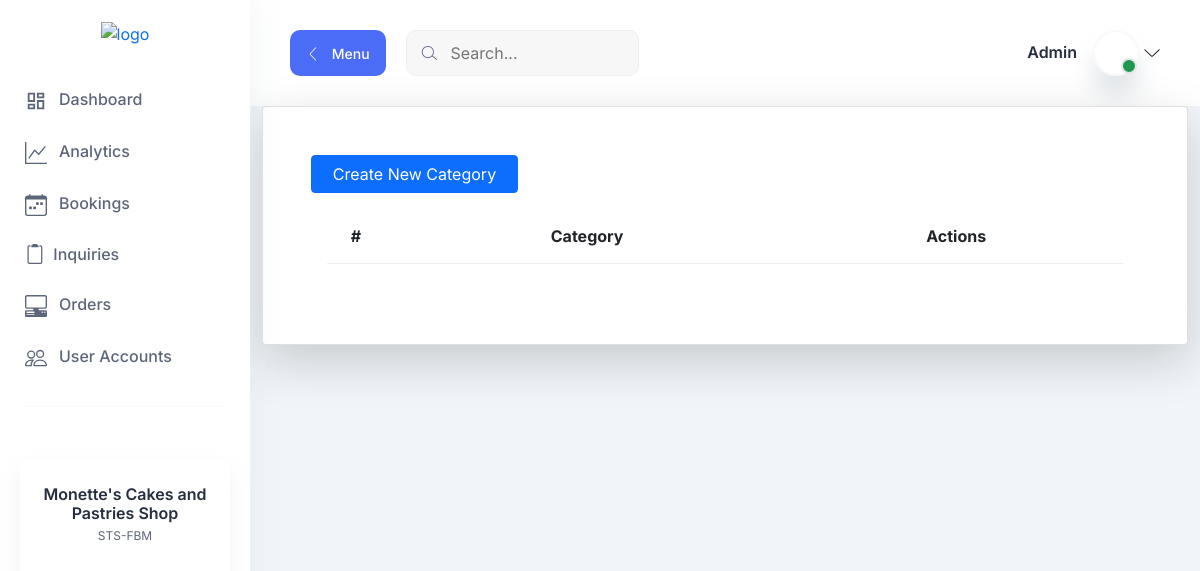
The page /category-list (signed in) on the database as committed earlier.
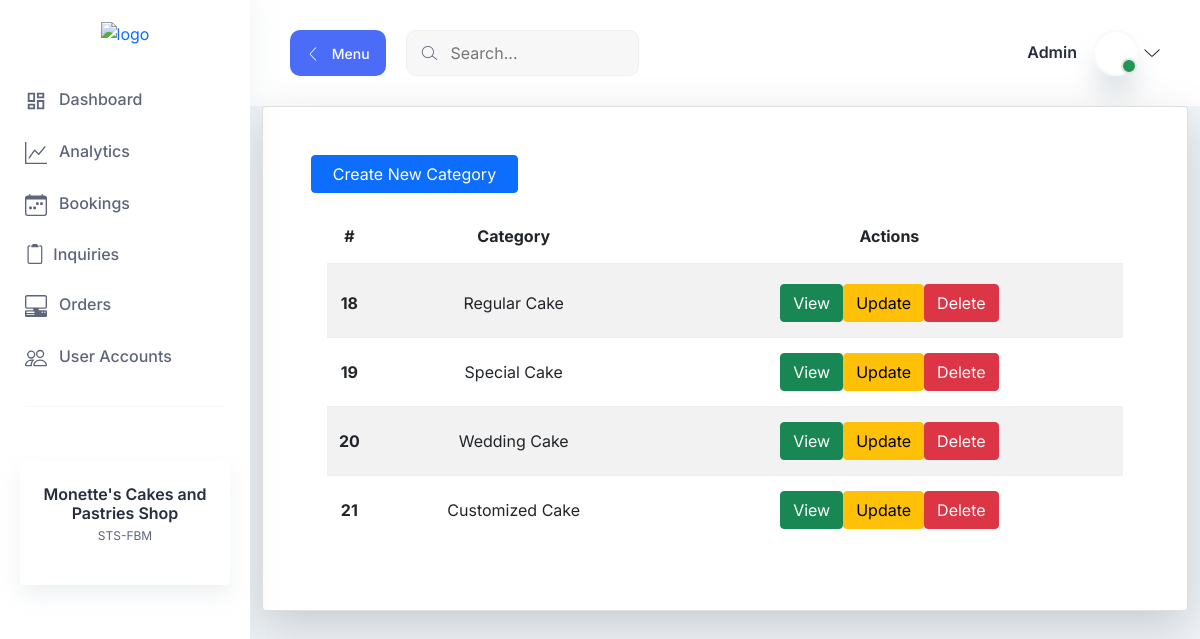
The same page on the database as committed later.
### products/models.py (models this page shows, shortened)
class Category(models.Model):
    category = models.CharField(max_length=255)
    class Meta:
        verbose_name = "Category"

### products/views.py (the view)
# urls.py: path("category-list", category, name="category-list"),
def category(request):
   template_name = "category/category_list.html"
   category = Category.objects.all()
   context = {
       "category" : category
   }
   return render (request, template_name, context)

### products/templates/category/category_list.html
{% extends 'base.html' %}
{% block body %}
<div class="container d-flex justify-content-center">
  <div class="card p-5 shadow-lg p-3 mb-5 bg-white rounded" style="width: 60rem;">
  <a href="{% url 'category-add' %}" class="btn btn-primary w-25">Create New Category</a>
    <table class="table table-striped bg-white p-3">
      <thead>
        <tr class="text-center">
          <th scope="col">#</th>
          <th scope="col">Category</th>
          <th scope="col">Actions</th>
        </tr>
      </thead>
      <tbody>
      {% for list in category %}
        <tr class="text-center">
          <th scope="row">{{list.id}}</th>
          <td>{{list.category}}</td>
          <td>
              <a href="{% url 'category-view' list.id %}" class="btn btn-success">View</button>
              <a href="{% url 'category-update' list.id %}" class="btn btn-warning">Update</button>
              <a href="{% url 'category-delete' list.id %}" class="btn btn-danger">Delete</button>
          </td>
        </tr>
      {% endfor %}
      </tbody>
    </table>
   </div>
</div>
{% endblock %}

Rows that differ between the two databases and show on the page:
added Category: id "18", category "Regular Cake"
added Category: id "19", category "Special Cake"
added Category: id "20", category "Wedding Cake"
added Category: id "21", category "Customized Cake"
